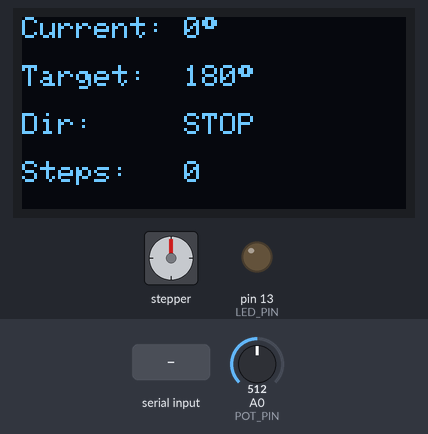
Bench run of a sketch on a simulated Arduino Uno, built with avr-gcc and run on an emulated ATmega328P. Parts: 128×64 one-colour display, stepper motor, output pins drawn as LEDs (lit = HIGH). The test bench sets the inputs (shaded band); at power-on: A0 (POT_PIN) = 512. Stepper angles assume 2048 steps per turn; what the sketch prints to the serial monitor is not drawn.

Above: at 2.3 s.
2.4 s: "R" received over Serial
At 4.4 s:
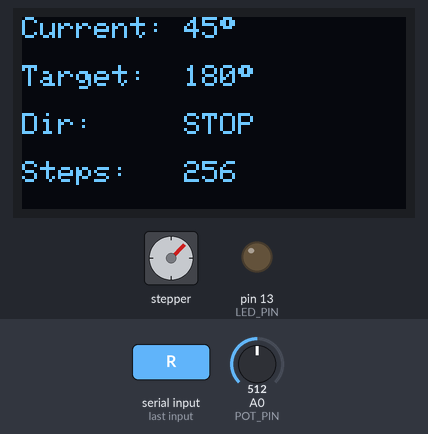
4.8 s: "L" received over Serial
At 4.98 s:
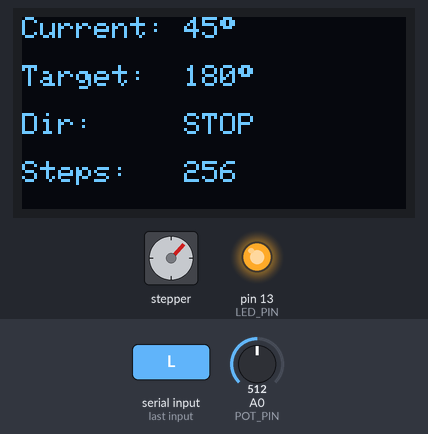
7.2 s: "H" received over Serial
8.8 s: "l" received over Serial
At 10.0 s:
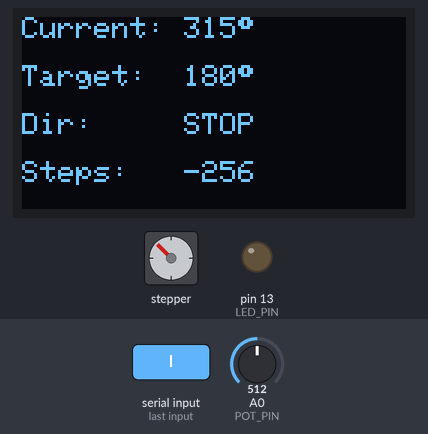
11.2 s: "r" received over Serial
At 11.4 s:
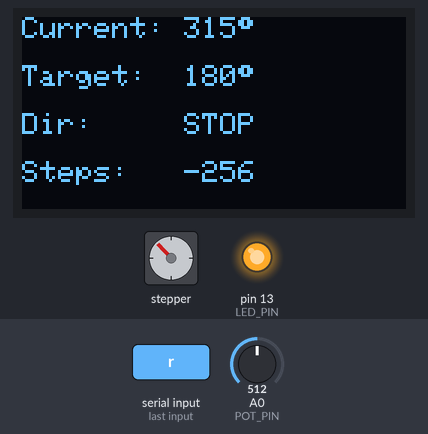
13.6 s: A0 (POT_PIN) set to 716
At 14.8 s:
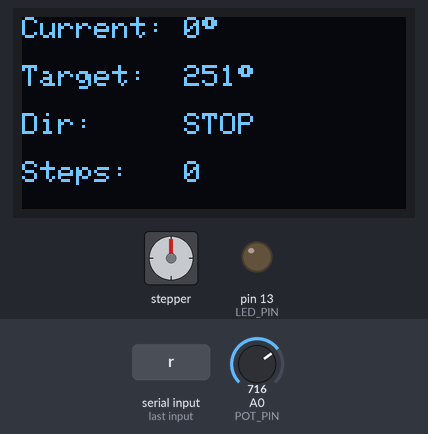
Timing chart, 0 to 16.1 s (numbered marks = the images above; inputs shaded):
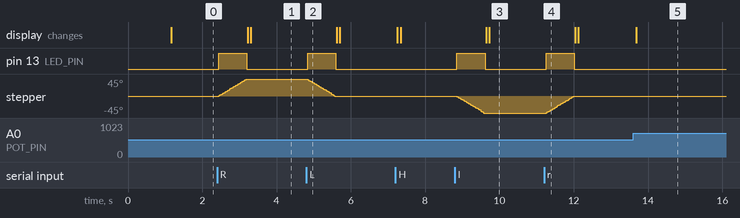

Measured:
- after the input at 2.4 s, pin 13 (LED_PIN): LOW → HIGH at once, → LOW 0.76 s later; stepper: turns 45° clockwise in 0.74 s, starting at once; the display: first changes after 0.83 s (image 1 shows a later state)
- after the input at 4.8 s, pin 13 (LED_PIN): LOW → HIGH at once, → LOW 0.76 s later; stepper: turns 45° counter-clockwise in 0.73 s, starting at once
- after the input at 8.8 s, pin 13 (LED_PIN): LOW → HIGH after 0.06 s, → LOW 0.76 s later; stepper: turns 45° counter-clockwise in 0.73 s, starting after 0.06 s; the display: first changes after 0.84 s (image 3 shows a later state)
- after the input at 11.2 s, pin 13 (LED_PIN): LOW → HIGH after 0.06 s, → LOW 0.76 s later; stepper: turns 45° clockwise in 0.74 s, starting after 0.06 s
- after the input at 13.6 s, the display: changes after 0.08 s (image 5)

The sketch:

StepperMotor.ino
```cpp
#include <Wire.h>
#include <Adafruit_GFX.h>
#include <Adafruit_SSD1306.h>
#include <Stepper.h>

// --- OLED Setup ---
#define SCREEN_WIDTH 128
#define SCREEN_HEIGHT 64
Adafruit_SSD1306 display(SCREEN_WIDTH, SCREEN_HEIGHT, &Wire, -1);

// --- Stepper Motor Setup ---
const int STEPS_PER_REV = 2048;
Stepper stepper(STEPS_PER_REV, 8, 10, 9, 11);

// --- Pin Definitions ---
const int POT_PIN = A0;
const int LED_PIN = 13;

// --- State Variables ---
long currentSteps = 0;
int currentAngle = 0;
int targetAngle = 0;
String directionStr = "STOP";

void setup() {
  Serial.begin(9600); // Initialize Serial communication
  pinMode(LED_PIN, OUTPUT);

  stepper.setSpeed(10);

  if (!display.begin(SSD1306_SWITCHCAPVCC, 0x3C)) {
    for (;;);
  }

  display.clearDisplay();
  display.setTextColor(SSD1306_WHITE);
  display.setTextSize(1);
  display.setCursor(0, 20);
  display.println(F(" Precision Positioner"));
  display.println(F(" Serial Mode Ready"));
  display.display();
  delay(1000);

  Serial.println(F("--- Serial Controls ---"));
  Serial.println(F("Send 'R' or 'r' -> Rotate CW (45 deg)"));
  Serial.println(F("Send 'L' or 'l' -> Rotate CCW (45 deg)"));
  Serial.println(F("Send 'H' or 'h' -> Set HOME"));
}

void loop() {
  // 1. Read Potentiometer
  int potValue = analogRead(POT_PIN);
  targetAngle = map(potValue, 0, 1023, 0, 360);

  // 2. Read Serial Commands
  if (Serial.available() > 0) {
    char cmd = Serial.read();

    if (cmd == 'R' || cmd == 'r') { // Clockwise
      digitalWrite(LED_PIN, HIGH);
      directionStr = "CW";
      stepper.step(256);
      currentSteps += 256;
      digitalWrite(LED_PIN, LOW);
    }
    else if (cmd == 'L' || cmd == 'l') { // Counter-Clockwise
      digitalWrite(LED_PIN, HIGH);
      directionStr = "CCW";
      stepper.step(-256);
      currentSteps -= 256;
      digitalWrite(LED_PIN, LOW);
    }
    else if (cmd == 'H' || cmd == 'h') { // Set Home
      currentSteps = 0;
      directionStr = "HOME SET";
    }
  } else {
    directionStr = "STOP";
  }

  // 3. Calculate Normalized Angle
  long modSteps = currentSteps % STEPS_PER_REV;
  if (modSteps < 0) modSteps += STEPS_PER_REV;
  currentAngle = (modSteps * 360) / STEPS_PER_REV;

  // 4. Update OLED Display
  updateDisplay();
  delay(50);
}

void updateDisplay() {
  display.clearDisplay();

  display.setTextSize(1);
  display.setCursor(0, 0);
  display.print(F("Current: "));
  display.print(currentAngle);
  display.write(247);

  display.setCursor(0, 16);
  display.print(F("Target:  "));
  display.print(targetAngle);
  display.write(247);

  display.setCursor(0, 32);
  display.print(F("Dir:     "));
  display.print(directionStr);

  display.setCursor(0, 48);
  display.print(F("Steps:   "));
  display.print(currentSteps);

  display.display();
}
```
